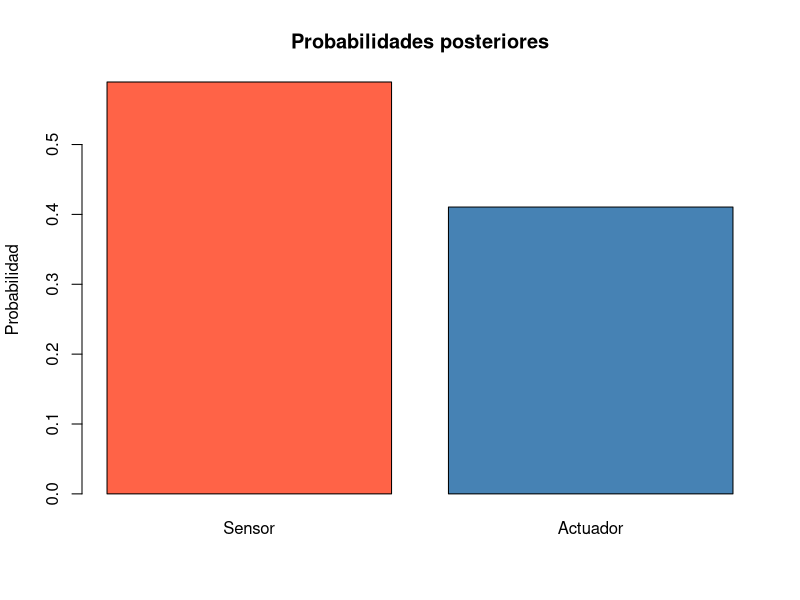

Write the R code that produced this figure.
## ---- chunk 1
P_A1 <- 0.35
P_A2 <- 0.65
P_B_dado_A1 <- 0.80
P_B_dado_A2 <- 0.30

P_B <- P_B_dado_A1 * P_A1 + P_B_dado_A2 * P_A2
P_A1_dado_B <- (P_B_dado_A1 * P_A1) / P_B
P_A2_dado_B <- (P_B_dado_A2 * P_A2) / P_B

c(P_B = P_B, P_A1_dado_B = P_A1_dado_B, P_A2_dado_B = P_A2_dado_B)
## ---- chunk 2
posteriores <- c(P_A1_dado_B, P_A2_dado_B)
barplot(posteriores,
        names.arg = c("Sensor", "Actuador"),
        col = c("tomato", "steelblue"),
        main = "Probabilidades posteriores",
        ylab = "Probabilidad")
## ---- chunk 3
set.seed(789)
n <- 1000

causa <- sample(c("Sensor", "Actuador"), n, replace = TRUE, prob = c(0.35, 0.65))
alarma <- ifelse(causa == "Sensor",
                 rbinom(n, 1, 0.80),
                 rbinom(n, 1, 0.30))

prob_posterior_emp <- mean(causa[alarma == 1] == "Sensor")
prob_posterior_emp
